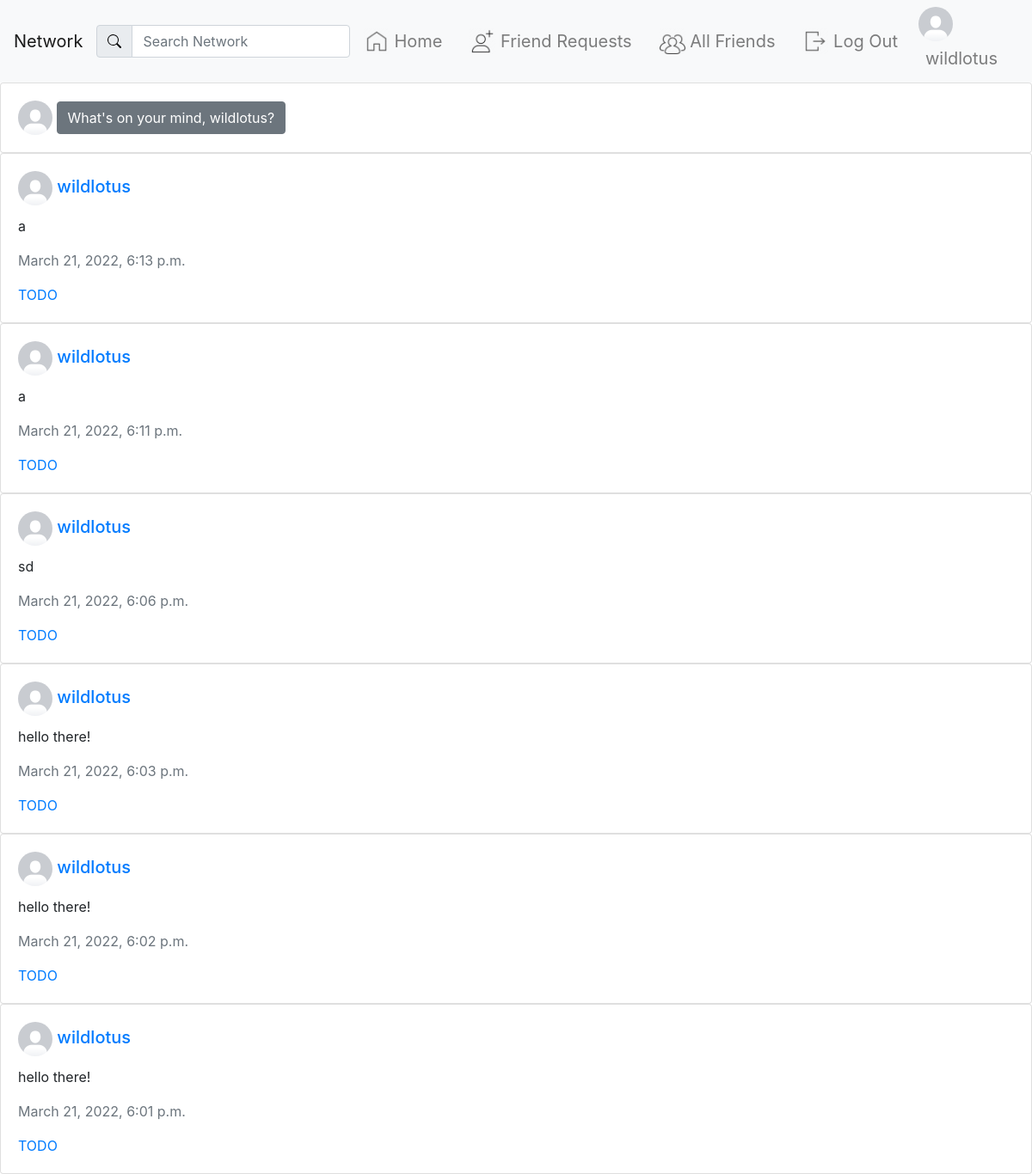
The app's page / (signed in), older data.
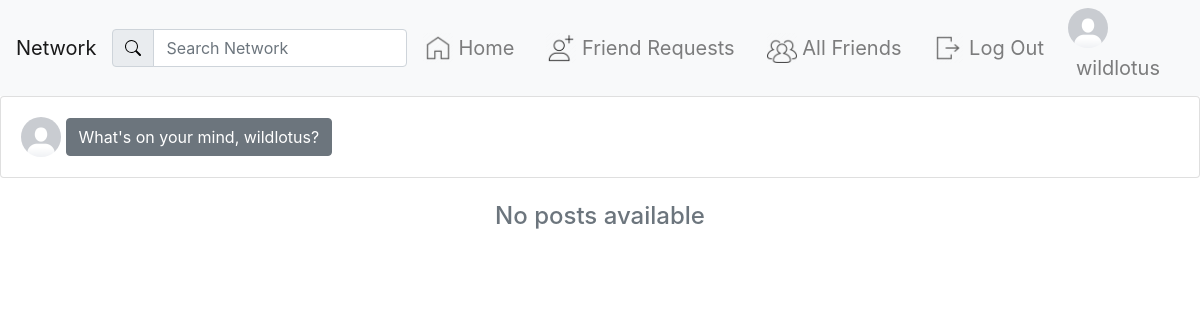
The same page, newer data.
### network/models.py (models this page shows)
class Post(models.Model):
    author = models.ForeignKey(UserProfile, on_delete=models.CASCADE)
    description = models.CharField(max_length=64)
    only_friends = models.BooleanField(default=False)
    only_me = models.BooleanField(default=False)
    timestamp = models.DateTimeField(default=timezone.now)

class UserProfile(models.Model):
    user = models.OneToOneField(User, primary_key=True, related_name="profile", on_delete=models.CASCADE)
    name = models.CharField(max_length=64, blank=True, null=True)
    bio = models.TextField(blank=True, default="No bio...")
    picture = models.ImageField(blank=True, default="default_profile_image.png")
    friends = models.ManyToManyField(User, blank=True, related_name="friends")

class User(AbstractUser):
    pass

### network/views.py (the view)
# urls.py: path("", views.index, name="index"),
def index(request):
    posts = Post.objects.order_by('-timestamp')
    return render(request, "network/index.html", {
        "posts": posts,
    })

### network/templates/network/index.html (shortened to what this page needs)
{% extends "network/layout.html" %} {% load static %}
{% block body %}
{% if not search %}
<div id="newPost">
    <div class="card">
        <div class="card-body">
            {% if request.user.is_authenticated %}
            <a href="{% url 'profile' request.user.id %}">
                <img src="{{ request.user.profile.picture.url }}" class="d-inline" alt="Logged in Profile Picture"
                    width="40px" height="40px" style="border-radius: 50%">
            </a>
            <button type="button" class="btn btn-secondary" data-toggle="modal" data-target="#myModal">What's on your
                mind, {{ request.user.username }}?</button>
            {% else %}
            <button type="button" class="btn btn-secondary" data-toggle="modal" data-target="#myModal">What's on your
                mind?</button>
            {% endif %}
        </div>
    </div>
</div>
{% endif %}
{% if search %}
    {% for profile in profiles %}
        {% include "network/profiles.html" %}
    {% empty %}
        <div class="d-flex justify-content-center text-muted">
            <h4 class="mt-4">No users available</h4>
        </div>
    {% endfor %}
    {% for post in posts %}
        {% include "network/posts.html" %}
    {% empty %}
        <div class="d-flex justify-content-center text-muted">
            <h4 class="mt-4">No posts available</h4>
        </div>
    {% endfor %}
{% else %}
    {% for post in posts %}
        {% include "network/posts.html" %}
    {% empty %}
        <div class="d-flex justify-content-center text-muted">
            <h4 class="mt-4">No posts available</h4>
        </div>
    {% endfor %}
{% endif %}
{% endblock %}

### network/templates/network/posts.html (shortened to what this page needs)
{% load static %}
{% if post.only_friends %}
    {% if post.author.user in request.user.profile.friends.all or request.user in post.author.friends.all or post.author.user == request.user %}
        <div class="card">
            <div class="card-body">
                <h5 class="card-title">
                    <img src="{{ post.author.picture.url }}" alt="Post Auhor Profile Picture" width="40px" height="40px"
                        style="border-radius: 50%">
                    <a href="{% url 'profile' post.author.user.id %}">{{ post.author.user.username }}</a>
                </h5>
                <p class="card-text">{{ post.description }}</p>
                <p class="card-text text-muted">{{ post.timestamp }}</p>
                <a href="#" class="card-link">TODO</a>
            </div>
        </div>
    {% endif %}
{% endif %}

Row changes from the older to the newer data that the page shows:
removed Post: author.picture (placeholder picture), author.user.username "wildlotus", description "a", timestamp "March 21, 2022, 6:13 p.m."
removed Post: author.picture (placeholder picture), author.user.username "wildlotus", description "a", timestamp "March 21, 2022, 6:11 p.m."
removed Post: author.picture (placeholder picture), author.user.username "wildlotus", description "sd", timestamp "March 21, 2022, 6:06 p.m."
removed Post: author.picture (placeholder picture), author.user.username "wildlotus", description "hello there!", timestamp "March 21, 2022, 6:03 p.m."
removed Post: author.picture (placeholder picture), author.user.username "wildlotus", description "hello there!", timestamp "March 21, 2022, 6:02 p.m."
removed Post: author.picture (placeholder picture), author.user.username "wildlotus", description "hello there!", timestamp "March 21, 2022, 6:01 p.m."
Text that changed along with them:
text now shown: "No posts available"
